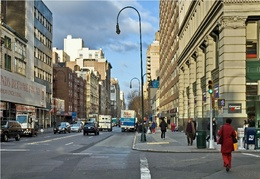
%> input picture S3/img1.jpeg, 260 x 179 px, shrunk from 1000 x 687 before the run
$ octave --eval "result = ex1(imread('img1.jpeg'));"   (GNU Octave 9; MATLAB toolbox functions it lacks are replaced by stand-ins)
%> lines starting %> are read from the running program, lines starting %| are printed output that depends on the picture
function [Iout] = ex1(I)
Iout = I;
%> Iout is the input picture: size 179x260x3 uint8; mean R, G, B 121.9, 123.1, 115

%agafem window de 3*3
margin = 2;
[f,c] = size(I);
%> f = 179; c = 780
for i = 1: (f-margin)
    %per a cada volta de fila, generem les 3 columnes
    left = mean(I(i:i+margin, 1))/3;
    center = mean(I(i:i+margin, 2))/3;
    right = mean(I(i:i+margin, 3))/3;
    generalMean = left+center+right;
    for j =  1 : (c-margin)
       Iout(i,j) = generalMean;

       %agafem el window d'1px a la dreta de forma optimitzada
       generalMean = generalMean - left;
       left = center;
       center = right;
       right = mean(I(i:i+margin, j+2))/3;
       generalMean = generalMean + right;
    end
end
%> this loop made 177 passes
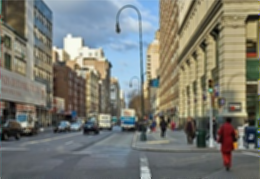
%> Iout: size 179x260x3 uint8; mean R, G, B 121.5, 122.7, 114.6

$ run again, on S3/img2.jpeg
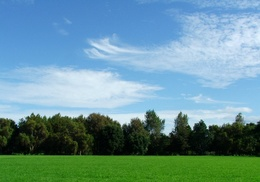
%> input picture S3/img2.jpeg, 260 x 182 px, shrunk from 995 x 695 before the run
%> in ex1, Iout is the input picture: size 182x260x3 uint8; mean R, G, B 105.9, 147.7, 154.7
%> the loop in ex1, `for i = 1: (f-margin)` made 180 passes
%> after the loop in ex1, `for i = 1: (f-margin)`:
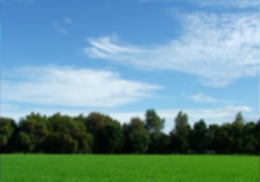
%> Iout: size 182x260x3 uint8; mean R, G, B 105.7, 147.6, 153.7
